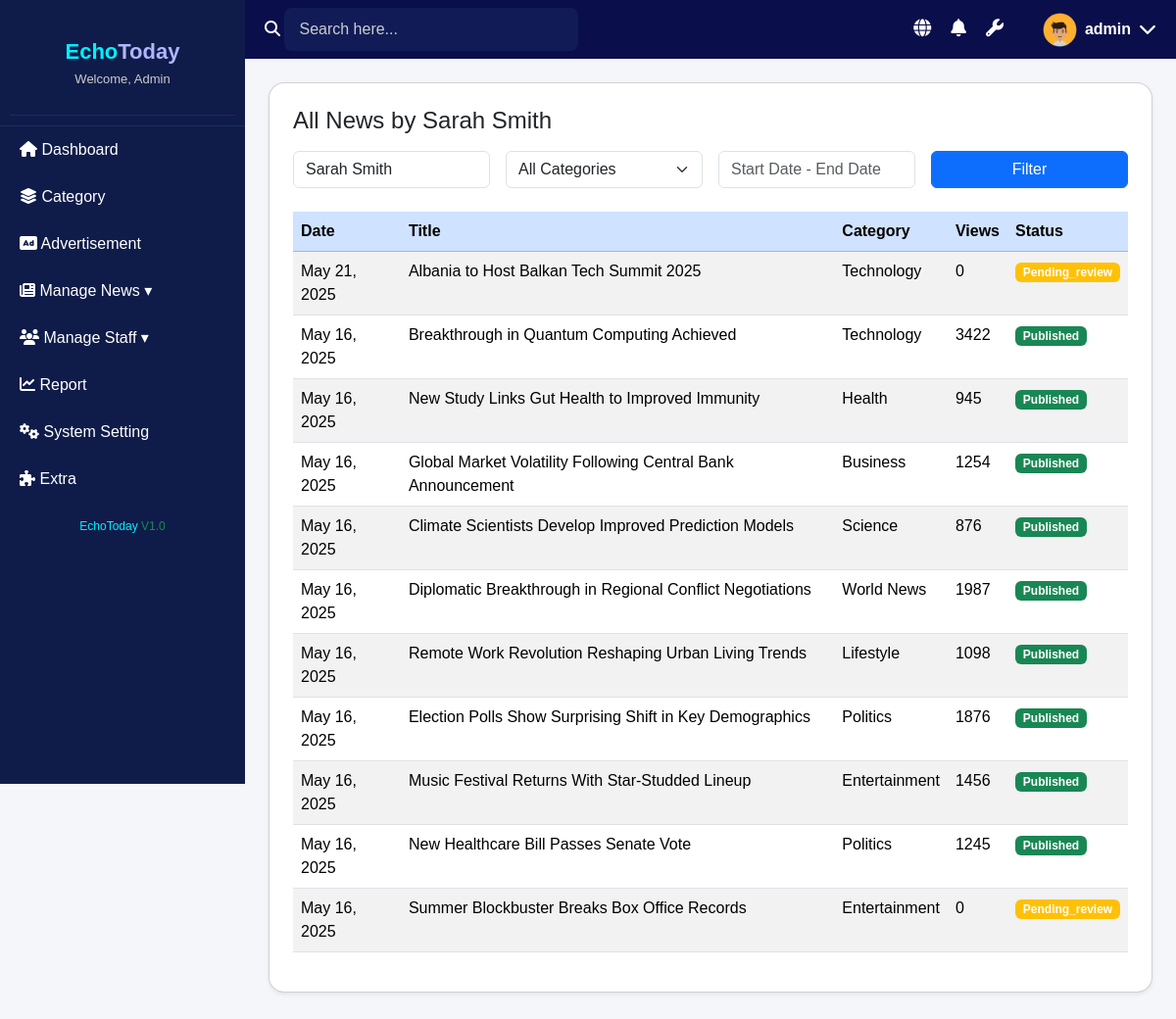
The app's page /admin/manage_staff.php?id=2&status=all with its own data.
### tables this page shows
CREATE TABLE `users` (
  `id` int(11) NOT NULL,
  `username` varchar(50) NOT NULL,
  `password` varchar(255) NOT NULL,
  `email` varchar(100) NOT NULL,
  `role` enum('admin','journalist') NOT NULL,
  `first_name` varchar(50) NOT NULL,
  `last_name` varchar(50) NOT NULL,
  `bio` text DEFAULT NULL,
  `profile_image` varchar(255) DEFAULT NULL,
  `status` enum('active','inactive') DEFAULT 'active',
  `created_at` timestamp NOT NULL DEFAULT current_timestamp(),
  `updated_at` timestamp NOT NULL DEFAULT current_timestamp() ON UPDATE current_timestamp()
);

CREATE TABLE `articles` (
  `id` int(11) NOT NULL,
  `title` varchar(255) NOT NULL,
  `slug` varchar(255) NOT NULL,
  `content` longtext NOT NULL,
  `excerpt` text DEFAULT NULL,
  `featured_image` varchar(255) DEFAULT NULL,
  `author_id` int(11) NOT NULL,
  `category_id` int(11) NOT NULL,
  `status` enum('draft','pending_review','published','rejected') DEFAULT 'draft',
  `is_featured` tinyint(1) DEFAULT 0,
  `trending` tinyint(1) DEFAULT 0,
  `youtube_link` varchar(255) DEFAULT NULL,
  `has_video` tinyint(1) DEFAULT 0,
  `view_count` int(11) DEFAULT 0,
  `published_at` timestamp NULL DEFAULT NULL,
  `created_at` timestamp NOT NULL DEFAULT current_timestamp(),
  `updated_at` timestamp NOT NULL DEFAULT current_timestamp() ON UPDATE current_timestamp(),
  `tags` varchar(255) DEFAULT NULL
);

CREATE TABLE `categories` (
  `id` int(11) NOT NULL,
  `name` varchar(50) NOT NULL,
  `slug` varchar(50) NOT NULL,
  `description` text DEFAULT NULL,
  `is_active` tinyint(1) DEFAULT 1,
  `display_order` int(11) DEFAULT 0,
  `created_at` timestamp NOT NULL DEFAULT current_timestamp(),
  `updated_at` timestamp NOT NULL DEFAULT current_timestamp() ON UPDATE current_timestamp()
);

### admin/manage_staff.php (the view, shortened to what this page needs)
<?php
include('../includes/db_connection.php');
$staff_id = isset($_GET['id']) && is_numeric($_GET['id']) ? intval($_GET['id']) : null;
$user = null;
if ($staff_id) {
    $userQuery = "SELECT * FROM users WHERE id = $staff_id";
    $userResult = mysqli_query($conn, $userQuery);
    $user = mysqli_fetch_assoc($userResult);
}
$status = $_GET['status'] ?? 'all';
$search = $_GET['search'] ?? '';
$date = $_GET['date'] ?? '';
$pageTitles = [
    'all' => 'All News',
    'published' => 'Approved News',
    'pending_review' => 'Pending News',
    'rejected' => 'Rejected News'
];
?>
<!DOCTYPE html>
<html lang="en">
<head>
  <link rel="stylesheet" href="https://cdn.jsdelivr.net/npm/bootstrap@5.3.2/dist/css/bootstrap.min.css">
  <link rel="stylesheet" href="css/admin_style.css">
  <link rel="stylesheet" href="https://cdnjs.cloudflare.com/ajax/libs/font-awesome/6.0.0-beta3/css/all.min.css">
</head>
<body>
<?php include('admin_header.php'); ?>
<?php include('admin_sidebar.php'); ?>
<div class="main-content px-4 pt-4">
  <div class="card p-4 shadow-sm bg-white rounded-4">
<?php if ($staff_id): ?>
  <?php
    $query = "
      SELECT a.*, u.first_name, u.last_name, c.name AS category_name
      FROM articles a
      LEFT JOIN users u ON a.author_id = u.id
      LEFT JOIN categories c ON a.category_id = c.id
      WHERE a.author_id = $staff_id
    ";
    $query .= " ORDER BY a.created_at DESC";
    $result = mysqli_query($conn, $query);
    $staffName = $user ? $user['first_name'] . ' ' . $user['last_name'] : 'Staff';
  ?>
  <h4 class="mb-3"><?= $pageTitles[$status] ?? 'News' ?> by <?= htmlspecialchars($staffName) ?></h4>
  <form method="GET" class="row g-3 align-items-end mb-4">
    <div class="col-md-3">
      <input type="text" name="search" class="form-control" placeholder="Search..."
        value="<?= htmlspecialchars($search ?: $staffName) ?>">
    </div>
    <div class="col-md-3">
      <select name="category" class="form-select">
        <option value="">All Categories</option>
      </select>
    </div>
    <div class="col-md-3">
      <input type="text" name="date" class="form-control" placeholder="Start Date - End Date" value="<?= htmlspecialchars($date) ?>">
    </div>
    <div class="col-md-3">
      <button type="submit" class="btn btn-primary w-100">Filter</button>
    </div>
  </form>
  <table class="table table-striped">
    <thead class="table-primary">
      <tr>
        <th>Date</th>
        <th>Title</th>
        <th>Category</th>
        <th>Views</th>
        <th>Status</th>
      </tr>
    </thead>
    <tbody>
      <?php while ($row = mysqli_fetch_assoc($result)) : ?>
        <tr>
          <td><?= date("M d, Y", strtotime($row['created_at'])) ?></td>
          <td><?= htmlspecialchars($row['title']) ?></td>
          <td><?= htmlspecialchars($row['category_name']) ?></td>
          <td><?= $row['view_count'] ?></td>
          <td><span class="badge bg-<?= $row['status'] === 'published' ? 'success' : ($row['status'] === 'rejected' ? 'danger' : 'warning') ?>">
            <?= ucfirst($row['status']) ?></span></td>
        </tr>
      <?php endwhile; ?>
    </tbody>
  </table>
<?php endif; ?>
  </div>
</div>
</body>
</html>

### admin/css/admin_style.css (style rules this page uses)
body { margin: 0; font-family: Arial, sans-serif; background: #f5f6fa; }
.main-content { margin-left: 250px; padding-top: 80px; padding: 20px; min-height: 100vh; background-color: #f5f6fa; }
.main-content { margin-left: 250px; padding: 50px; background-color: #f5f6fa; min-height: 100vh; }

### admin/manage_staff.php (style rules this page uses)
.main-content { margin-left: 250px; margin-top: 60px; padding: 30px; background-color: #f8f9fa; min-height: 100vh; }

### records on screen
users: staffName "Sarah Smith", search "Sarah Smith"
articles: created_at "May 21, 2025", title "Albania to Host Balkan Tech Summit 2025", category.name "Technology", view_count "0", status "Pending_review"
articles: created_at "May 16, 2025", title "Breakthrough in Quantum Computing Achieved", category.name "Technology", view_count "3422", status "Published"
articles: created_at "May 16, 2025", title "New Study Links Gut Health to Improved Immunity", category.name "Health", view_count "945", status "Published"
articles: created_at "May 16, 2025", title "Global Market Volatility Following Central Bank Announcement", category.name "Business", view_count "1254", status "Published"
articles: created_at "May 16, 2025", title "Climate Scientists Develop Improved Prediction Models", category.name "Science", view_count "876", status "Published"
articles: created_at "May 16, 2025", title "Diplomatic Breakthrough in Regional Conflict Negotiations", category.name "World News", view_count "1987", status "Published"
articles: created_at "May 16, 2025", title "Remote Work Revolution Reshaping Urban Living Trends", category.name "Lifestyle", view_count "1098", status "Published"
articles: created_at "May 16, 2025", title "Election Polls Show Surprising Shift in Key Demographics", category.name "Politics", view_count "1876", status "Published"
articles: created_at "May 16, 2025", title "Music Festival Returns With Star-Studded Lineup", category.name "Entertainment", view_count "1456", status "Published"
articles: created_at "May 16, 2025", title "New Healthcare Bill Passes Senate Vote", category.name "Politics", view_count "1245", status "Published"
articles: created_at "May 16, 2025", title "Summer Blockbuster Breaks Box Office Records", category.name "Entertainment", view_count "0", status "Pending_review"

### other values on screen
$pageTitles[$status] "All News"
